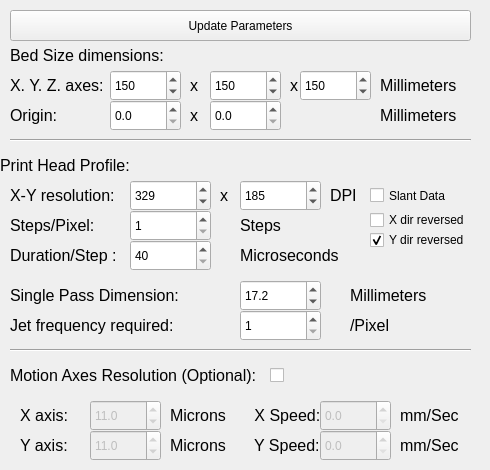
    <widget class="QWidget" name="Printer_Settings">
     <attribute name="title">
      <string>Printer Settings</string>
     </attribute>
     <widget class="QLabel" name="bedSizelabel">
      <property name="geometry">
       <rect>
        <x>10</x>
        <y>40</y>
        <width>201</width>
        <height>31</height>
       </rect>
      </property>
      <property name="font">
       <font>
        <pointsize>12</pointsize>
       </font>
      </property>
      <property name="text">
       <string>Bed Size dimensions:</string>
      </property>
      <property name="scaledContents">
       <bool>true</bool>
      </property>
      <property name="alignment">
       <set>Qt::AlignLeading|Qt::AlignLeft|Qt::AlignVCenter</set>
      </property>
      <property name="wordWrap">
       <bool>false</bool>
      </property>
     </widget>
     <widget class="QLabel" name="xybedaxisLabel">
      <property name="geometry">
       <rect>
        <x>10</x>
        <y>70</y>
        <width>101</width>
        <height>31</height>
       </rect>
      </property>
      <property name="font">
       <font>
        <pointsize>12</pointsize>
       </font>
      </property>
      <property name="text">
       <string>X. Y. Z. axes:</string>
      </property>
      <property name="scaledContents">
       <bool>true</bool>
      </property>
      <property name="alignment">
       <set>Qt::AlignLeading|Qt::AlignLeft|Qt::AlignVCenter</set>
      </property>
      <property name="wordWrap">
       <bool>false</bool>
      </property>
     </widget>
     <widget class="QSpinBox" name="bedXaxis">
      <property name="geometry">
       <rect>
        <x>110</x>
        <y>70</y>
        <width>71</width>
        <height>31</height>
       </rect>
      </property>
      <property name="maximum">
       <number>10000</number>
      </property>
      <property name="value">
       <number>150</number>
      </property>
      <property name="displayIntegerBase">
       <number>10</number>
      </property>
     </widget>
     <widget class="QLabel" name="mmLabel">
      <property name="geometry">
       <rect>
        <x>380</x>
        <y>70</y>
        <width>91</width>
        <height>31</height>
       </rect>
      </property>
      <property name="font">
       <font>
        <pointsize>12</pointsize>
       </font>
      </property>
      <property name="text">
       <string>Millimeters</string>
      </property>
      <property name="scaledContents">
       <bool>true</bool>
      </property>
      <property name="alignment">
       <set>Qt::AlignLeading|Qt::AlignLeft|Qt::AlignVCenter</set>
      </property>
      <property name="wordWrap">
       <bool>false</bool>
      </property>
     </widget>
     <widget class="QLabel" name="xlabel">
      <property name="geometry">
       <rect>
        <x>190</x>
        <y>70</y>
        <width>16</width>
        <height>31</height>
       </rect>
      </property>
      <property name="font">
       <font>
        <pointsize>12</pointsize>
       </font>
      </property>
      <property name="text">
       <string>x</string>
      </property>
      <property name="scaledContents">
       <bool>true</bool>
      </property>
      <property name="alignment">
       <set>Qt::AlignLeading|Qt::AlignLeft|Qt::AlignVCenter</set>
      </property>
      <property name="wordWrap">
       <bool>false</bool>
      </property>
     </widget>
     <widget class="Line" name="line_4">
      <property name="geometry">
       <rect>
        <x>10</x>
        <y>130</y>
        <width>461</width>
        <height>20</height>
       </rect>
      </property>
      <property name="orientation">
       <enum>Qt::Horizontal</enum>
      </property>
     </widget>
     <widget class="QLabel" name="jetFreqlabel">
      <property name="geometry">
       <rect>
        <x>10</x>
        <y>310</y>
        <width>171</width>
        <height>31</height>
       </rect>
      </property>
      <property name="font">
       <font>
        <pointsize>12</pointsize>
       </font>
      </property>
      <property name="text">
       <string>Jet frequency required:</string>
      </property>
      <property name="scaledContents">
       <bool>true</bool>
      </property>
      <property name="alignment">
       <set>Qt::AlignLeading|Qt::AlignLeft|Qt::AlignVCenter</set>
      </property>
      <property name="wordWrap">
       <bool>false</bool>
      </property>
     </widget>
     <widget class="QSpinBox" name="jet_freq">
      <property name="geometry">
       <rect>
        <x>240</x>
        <y>310</y>
        <width>81</width>
        <height>31</height>
       </rect>
      </property>
      <property name="minimum">
       <number>1</number>
      </property>
      <property name="maximum">
       <number>100</number>
      </property>
     </widget>
     <widget class="QLabel" name="perpixelLabel">
      <property name="geometry">
       <rect>
        <x>350</x>
        <y>310</y>
        <width>81</width>
        <height>31</height>
       </rect>
      </property>
      <property name="font">
       <font>
        <pointsize>12</pointsize>
       </font>
      </property>
      <property name="text">
       <string>/Pixel </string>
      </property>
      <property name="scaledContents">
       <bool>true</bool>
      </property>
      <property name="alignment">
       <set>Qt::AlignLeading|Qt::AlignLeft|Qt::AlignVCenter</set>
      </property>
      <property name="wordWrap">
       <bool>false</bool>
      </property>
     </widget>
     <widget class="Line" name="line_14">
      <property name="geometry">
       <rect>
        <x>10</x>
        <y>340</y>
        <width>461</width>
        <height>20</height>
       </rect>
      </property>
      <property name="orientation">
       <enum>Qt::Horizontal</enum>
      </property>
     </widget>
     <widget class="QLabel" name="motionAxesLabel">
      <property name="geometry">
       <rect>
        <x>10</x>
        <y>360</y>
        <width>261</width>
        <height>31</height>
       </rect>
      </property>
      <property name="font">
       <font>
        <pointsize>12</pointsize>
       </font>
      </property>
      <property name="text">
       <string>Motion Axes Resolution (Optional):</string>
      </property>
      <property name="scaledContents">
       <bool>true</bool>
      </property>
      <property name="alignment">
       <set>Qt::AlignLeading|Qt::AlignLeft|Qt::AlignVCenter</set>
      </property>
      <property name="wordWrap">
       <bool>false</bool>
      </property>
     </widget>
     <widget class="QLabel" name="printResolutionLabel">
      <property name="geometry">
       <rect>
        <x>0</x>
        <y>150</y>
        <width>131</width>
        <height>31</height>
       </rect>
      </property>
      <property name="font">
       <font>
        <pointsize>12</pointsize>
       </font>
      </property>
      <property name="text">
       <string>Print Head Profile:</string>
      </property>
      <property name="scaledContents">
       <bool>true</bool>
      </property>
      <property name="alignment">
       <set>Qt::AlignLeading|Qt::AlignLeft|Qt::AlignVCenter</set>
      </property>
      <property name="wordWrap">
       <bool>false</bool>
      </property>
     </widget>
     <widget class="QLabel" name="Xmotionlabel">
      <property name="geometry">
       <rect>
        <x>20</x>
        <y>400</y>
        <width>61</width>
        <height>31</height>
       </rect>
      </property>
      <property name="font">
       <font>
        <pointsize>12</pointsize>
       </font>
      </property>
      <property name="text">
       <string>X axis:</string>
      </property>
      <property name="scaledContents">
       <bool>true</bool>
      </property>
      <property name="alignment">
       <set>Qt::AlignLeading|Qt::AlignLeft|Qt::AlignVCenter</set>
      </property>
      <property name="wordWrap">
       <bool>false</bool>
      </property>
     </widget>
     <widget class="QLabel" name="YmotionLabel">
      <property name="geometry">
       <rect>
        <x>20</x>
        <y>430</y>
        <width>61</width>
        <height>31</height>
       </rect>
      </property>
      <property name="font">
       <font>
        <pointsize>12</pointsize>
       </font>
      </property>
      <property name="text">
       <string>Y axis:</string>
      </property>
      <property name="scaledContents">
       <bool>true</bool>
      </property>
      <property name="alignment">
       <set>Qt::AlignLeading|Qt::AlignLeft|Qt::AlignVCenter</set>
      </property>
      <property name="wordWrap">
       <bool>false</bool>
      </property>
     </widget>
     <widget class="QLabel" name="Xmicronslabel">
      <property name="geometry">
       <rect>
        <x>170</x>
        <y>400</y>
        <width>61</width>
        <height>31</height>
       </rect>
      </property>
      <property name="font">
       <font>
        <pointsize>12</pointsize>
       </font>
      </property>
      <property name="text">
       <string>Microns</string>
      </property>
      <property name="scaledContents">
       <bool>true</bool>
      </property>
      <property name="alignment">
       <set>Qt::AlignLeading|Qt::AlignLeft|Qt::AlignVCenter</set>
      </property>
      <property name="wordWrap">
       <bool>false</bool>
      </property>
     </widget>
     <widget class="QLabel" name="Ymicronslabel">
      <property name="geometry">
       <rect>
        <x>170</x>
        <y>430</y>
        <width>61</width>
        <height>31</height>
       </rect>
      </property>
      <property name="font">
       <font>
        <pointsize>12</pointsize>
       </font>
      </property>
      <property name="text">
       <string>Microns</string>
      </property>
      <property name="scaledContents">
       <bool>true</bool>
      </property>
      <property name="alignment">
       <set>Qt::AlignLeading|Qt::AlignLeft|Qt::AlignVCenter</set>
      </property>
      <property name="wordWrap">
       <bool>false</bool>
      </property>
     </widget>
     <widget class="QDoubleSpinBox" name="xmotionresln">
      <property name="enabled">
       <bool>false</bool>
      </property>
      <property name="geometry">
       <rect>
        <x>90</x>
        <y>400</y>
        <width>71</width>
        <height>31</height>
       </rect>
      </property>
      <property name="decimals">
       <number>1</number>
      </property>
      <property name="maximum">
       <double>1000.000000000000000</double>
      </property>
      <property name="singleStep">
       <double>0.100000000000000</double>
      </property>
      <property name="value">
       <double>11.000000000000000</double>
      </property>
     </widget>
     <widget class="QDoubleSpinBox" name="ymotionresln">
      <property name="enabled">
       <bool>false</bool>
      </property>
      <property name="geometry">
       <rect>
        <x>90</x>
        <y>430</y>
        <width>71</width>
        <height>31</height>
       </rect>
      </property>
      <property name="decimals">
       <number>1</number>
      </property>
      <property name="maximum">
       <double>1000.000000000000000</double>
      </property>
      <property name="singleStep">
       <double>0.100000000000000</double>
      </property>
      <property name="value">
       <double>11.000000000000000</double>
      </property>
     </widget>
     <widget class="QSpinBox" name="bedYaxis">
      <property name="geometry">
       <rect>
        <x>210</x>
        <y>70</y>
        <width>71</width>
        <height>31</height>
       </rect>
      </property>
      <property name="maximum">
       <number>10000</number>
      </property>
      <property name="value">
       <number>150</number>
      </property>
      <property name="displayIntegerBase">
       <number>10</number>
      </property>
     </widget>
     <widget class="QCheckBox" name="checkBoxmotion">
      <property name="geometry">
       <rect>
        <x>270</x>
        <y>360</y>
        <width>81</width>
        <height>31</height>
       </rect>
      </property>
      <property name="text">
       <string/>
      </property>
     </widget>
     <widget class="QLabel" name="xybedaxisLabel_2">
      <property name="geometry">
       <rect>
        <x>10</x>
        <y>100</y>
        <width>111</width>
        <height>31</height>
       </rect>
      </property>
      <property name="font">
       <font>
        <pointsize>12</pointsize>
       </font>
      </property>
      <property name="text">
       <string>Origin:</string>
      </property>
      <property name="scaledContents">
       <bool>true</bool>
      </property>
      <property name="alignment">
       <set>Qt::AlignLeading|Qt::AlignLeft|Qt::AlignVCenter</set>
      </property>
      <property name="wordWrap">
       <bool>false</bool>
      </property>
     </widget>
     <widget class="QLabel" name="xlabel_2">
      <property name="geometry">
       <rect>
        <x>190</x>
        <y>100</y>
        <width>16</width>
        <height>31</height>
       </rect>
      </property>
      <property name="font">
       <font>
        <pointsize>12</pointsize>
       </font>
      </property>
      <property name="text">
       <string>x</string>
      </property>
      <property name="scaledContents">
       <bool>true</bool>
      </property>
      <property name="alignment">
       <set>Qt::AlignLeading|Qt::AlignLeft|Qt::AlignVCenter</set>
      </property>
      <property name="wordWrap">
       <bool>false</bool>
      </property>
     </widget>
     <widget class="QLabel" name="mmLabel_2">
      <property name="geometry">
       <rect>
        <x>380</x>
        <y>100</y>
        <width>101</width>
        <height>31</height>
       </rect>
      </property>
      <property name="font">
       <font>
        <pointsize>12</pointsize>
       </font>
      </property>
      <property name="text">
       <string>Millimeters</string>
      </property>
      <property name="scaledContents">
       <bool>true</bool>
      </property>
      <property name="alignment">
       <set>Qt::AlignLeading|Qt::AlignLeft|Qt::AlignVCenter</set>
      </property>
      <property name="wordWrap">
       <bool>false</bool>
      </property>
     </widget>
     <widget class="QPushButton" name="updateParameters">
      <property name="geometry">
       <rect>
        <x>10</x>
        <y>10</y>
        <width>461</width>
        <height>31</height>
       </rect>
      </property>
      <property name="text">
       <string>Update Parameters</string>
      </property>
     </widget>
     <widget class="QSpinBox" name="bedZaxis">
      <property name="geometry">
       <rect>
        <x>300</x>
        <y>70</y>
        <width>71</width>
        <height>31</height>
       </rect>
      </property>
      <property name="maximum">
       <number>10000</number>
      </property>
      <property name="value">
       <number>150</number>
      </property>
      <property name="displayIntegerBase">
       <number>10</number>
      </property>
     </widget>
     <widget class="QLabel" name="xlabel_3">
      <property name="geometry">
       <rect>
        <x>290</x>
        <y>70</y>
        <width>16</width>
        <height>31</height>
       </rect>
      </property>
      <property name="font">
       <font>
        <pointsize>12</pointsize>
       </font>
      </property>
      <property name="text">
       <string>x</string>
      </property>
      <property name="scaledContents">
       <bool>true</bool>
      </property>
      <property name="alignment">
       <set>Qt::AlignLeading|Qt::AlignLeft|Qt::AlignVCenter</set>
      </property>
      <property name="wordWrap">
       <bool>false</bool>
      </property>
     </widget>
     <widget class="QLabel" name="XYresolnLabel">
      <property name="geometry">
       <rect>
        <x>10</x>
        <y>180</y>
        <width>111</width>
        <height>31</height>
       </rect>
      </property>
      <property name="font">
       <font>
        <pointsize>12</pointsize>
       </font>
      </property>
      <property name="text">
       <string>X-Y resolution:</string>
      </property>
      <property name="scaledContents">
       <bool>true</bool>
      </property>
      <property name="alignment">
       <set>Qt::AlignLeading|Qt::AlignLeft|Qt::AlignVCenter</set>
      </property>
      <property name="wordWrap">
       <bool>false</bool>
      </property>
     </widget>
     <widget class="QSpinBox" name="Xdpi">
      <property name="geometry">
       <rect>
        <x>130</x>
        <y>180</y>
        <width>81</width>
        <height>31</height>
       </rect>
      </property>
      <property name="maximum">
       <number>2000</number>
      </property>
      <property name="value">
       <number>329</number>
      </property>
     </widget>
     <widget class="QLabel" name="DpiLabel">
      <property name="geometry">
       <rect>
        <x>330</x>
        <y>180</y>
        <width>41</width>
        <height>31</height>
       </rect>
      </property>
      <property name="font">
       <font>
        <pointsize>12</pointsize>
       </font>
      </property>
      <property name="text">
       <string>DPI</string>
      </property>
      <property name="scaledContents">
       <bool>true</bool>
      </property>
      <property name="alignment">
       <set>Qt::AlignLeading|Qt::AlignLeft|Qt::AlignVCenter</set>
      </property>
      <property name="wordWrap">
       <bool>false</bool>
      </property>
     </widget>
     <widget class="QLabel" name="xlabel2">
      <property name="geometry">
       <rect>
        <x>220</x>
        <y>180</y>
        <width>16</width>
        <height>31</height>
       </rect>
      </property>
      <property name="font">
       <font>
        <pointsize>12</pointsize>
       </font>
      </property>
      <property name="text">
       <string>x</string>
      </property>
      <property name="scaledContents">
       <bool>true</bool>
      </property>
      <property name="alignment">
       <set>Qt::AlignLeading|Qt::AlignLeft|Qt::AlignVCenter</set>
      </property>
      <property name="wordWrap">
       <bool>false</bool>
      </property>
     </widget>
     <widget class="QSpinBox" name="Ydpi">
      <property name="geometry">
       <rect>
        <x>240</x>
        <y>180</y>
        <width>81</width>
        <height>31</height>
       </rect>
      </property>
      <property name="maximum">
       <number>2000</number>
      </property>
      <property name="value">
       <number>185</number>
      </property>
     </widget>
     <widget class="QLabel" name="stepPixelLabel">
      <property name="geometry">
       <rect>
        <x>10</x>
        <y>210</y>
        <width>101</width>
        <height>31</height>
       </rect>
      </property>
      <property name="font">
       <font>
        <pointsize>12</pointsize>
       </font>
      </property>
      <property name="text">
       <string>Steps/Pixel:</string>
      </property>
      <property name="scaledContents">
       <bool>true</bool>
      </property>
      <property name="alignment">
       <set>Qt::AlignLeading|Qt::AlignLeft|Qt::AlignVCenter</set>
      </property>
      <property name="wordWrap">
       <bool>false</bool>
      </property>
     </widget>
     <widget class="QSpinBox" name="Pstep_pixel">
      <property name="geometry">
       <rect>
        <x>130</x>
        <y>210</y>
        <width>81</width>
        <height>31</height>
       </rect>
      </property>
      <property name="minimum">
       <number>1</number>
      </property>
      <property name="maximum">
       <number>2000</number>
      </property>
      <property name="value">
       <number>1</number>
      </property>
     </widget>
     <widget class="QLabel" name="singlepassdimenlabel">
      <property name="geometry">
       <rect>
        <x>10</x>
        <y>280</y>
        <width>181</width>
        <height>31</height>
       </rect>
      </property>
      <property name="font">
       <font>
        <pointsize>12</pointsize>
       </font>
      </property>
      <property name="text">
       <string>Single Pass Dimension:</string>
      </property>
      <property name="scaledContents">
       <bool>true</bool>
      </property>
      <property name="alignment">
       <set>Qt::AlignLeading|Qt::AlignLeft|Qt::AlignVCenter</set>
      </property>
      <property name="wordWrap">
       <bool>false</bool>
      </property>
     </widget>
     <widget class="QLabel" name="microSecLabel_2">
      <property name="geometry">
       <rect>
        <x>350</x>
        <y>280</y>
        <width>101</width>
        <height>31</height>
       </rect>
      </property>
      <property name="font">
       <font>
        <pointsize>12</pointsize>
       </font>
      </property>
      <property name="text">
       <string>Millimeters</string>
      </property>
      <property name="scaledContents">
       <bool>true</bool>
      </property>
      <property name="alignment">
       <set>Qt::AlignLeading|Qt::AlignLeft|Qt::AlignVCenter</set>
      </property>
      <property name="wordWrap">
       <bool>false</bool>
      </property>
     </widget>
     <widget class="QLabel" name="Psteplabel">
      <property name="geometry">
       <rect>
        <x>240</x>
        <y>210</y>
        <width>71</width>
        <height>31</height>
       </rect>
      </property>
      <property name="font">
       <font>
        <pointsize>12</pointsize>
       </font>
      </property>
      <property name="text">
       <string>Steps</string>
      </property>
      <property name="scaledContents">
       <bool>true</bool>
      </property>
      <property name="alignment">
       <set>Qt::AlignLeading|Qt::AlignLeft|Qt::AlignVCenter</set>
      </property>
      <property name="wordWrap">
       <bool>false</bool>
      </property>
     </widget>
     <widget class="QLabel" name="perpixelLabel_2">
      <property name="geometry">
       <rect>
        <x>10</x>
        <y>240</y>
        <width>121</width>
        <height>31</height>
       </rect>
      </property>
      <property name="font">
       <font>
        <pointsize>12</pointsize>
       </font>
      </property>
      <property name="text">
       <string>Duration/Step :</string>
      </property>
      <property name="scaledContents">
       <bool>true</bool>
      </property>
      <property name="alignment">
       <set>Qt::AlignLeading|Qt::AlignLeft|Qt::AlignVCenter</set>
      </property>
      <property name="wordWrap">
       <bool>false</bool>
      </property>
     </widget>
     <widget class="QSpinBox" name="Pduration_step">
      <property name="geometry">
       <rect>
        <x>130</x>
        <y>240</y>
        <width>81</width>
        <height>31</height>
       </rect>
      </property>
      <property name="minimum">
       <number>40</number>
      </property>
      <property name="maximum">
       <number>2000</number>
      </property>
      <property name="value">
       <number>40</number>
      </property>
     </widget>
     <widget class="QLabel" name="microSecLabel">
      <property name="geometry">
       <rect>
        <x>240</x>
        <y>240</y>
        <width>121</width>
        <height>31</height>
       </rect>
      </property>
      <property name="font">
       <font>
        <pointsize>12</pointsize>
       </font>
      </property>
      <property name="text">
       <string>Microseconds</string>
      </property>
      <property name="scaledContents">
       <bool>true</bool>
      </property>
      <property name="alignment">
       <set>Qt::AlignLeading|Qt::AlignLeft|Qt::AlignVCenter</set>
      </property>
      <property name="wordWrap">
       <bool>false</bool>
      </property>
     </widget>
     <widget class="QLabel" name="Xmotionlabel_2">
      <property name="geometry">
       <rect>
        <x>250</x>
        <y>400</y>
        <width>71</width>
        <height>31</height>
       </rect>
      </property>
      <property name="font">
       <font>
        <pointsize>12</pointsize>
       </font>
      </property>
      <property name="text">
       <string> X Speed:</string>
      </property>
      <property name="scaledContents">
       <bool>true</bool>
      </property>
      <property name="alignment">
       <set>Qt::AlignLeading|Qt::AlignLeft|Qt::AlignVCenter</set>
      </property>
      <property name="wordWrap">
       <bool>false</bool>
      </property>
     </widget>
     <widget class="QLabel" name="Xmotionlabel_3">
      <property name="geometry">
       <rect>
        <x>250</x>
        <y>430</y>
        <width>71</width>
        <height>31</height>
       </rect>
      </property>
      <property name="font">
       <font>
        <pointsize>12</pointsize>
       </font>
      </property>
      <property name="text">
       <string> Y Speed:</string>
      </property>
      <property name="scaledContents">
       <bool>true</bool>
      </property>
      <property name="alignment">
       <set>Qt::AlignLeading|Qt::AlignLeft|Qt::AlignVCenter</set>
      </property>
      <property name="wordWrap">
       <bool>false</bool>
      </property>
     </widget>
     <widget class="QDoubleSpinBox" name="xmotionspd">
      <property name="enabled">
       <bool>false</bool>
      </property>
      <property name="geometry">
       <rect>
        <x>320</x>
        <y>400</y>
        <width>71</width>
        <height>31</height>
       </rect>
      </property>
      <property name="decimals">
       <number>1</number>
      </property>
      <property name="maximum">
       <double>1000.000000000000000</double>
      </property>
      <property name="singleStep">
       <double>0.500000000000000</double>
      </property>
      <property name="value">
       <double>0.000000000000000</double>
      </property>
     </widget>
     <widget class="QDoubleSpinBox" name="ymotionspd">
      <property name="enabled">
       <bool>false</bool>
      </property>
      <property name="geometry">
       <rect>
        <x>320</x>
        <y>430</y>
        <width>71</width>
        <height>31</height>
       </rect>
      </property>
      <property name="decimals">
       <number>1</number>
      </property>
      <property name="maximum">
       <double>1000.000000000000000</double>
      </property>
      <property name="singleStep">
       <double>0.500000000000000</double>
      </property>
      <property name="value">
       <double>0.000000000000000</double>
      </property>
     </widget>
     <widget class="QLabel" name="Xmicronslabel_5">
      <property name="geometry">
       <rect>
        <x>400</x>
        <y>400</y>
        <width>81</width>
        <height>31</height>
       </rect>
      </property>
      <property name="font">
       <font>
        <pointsize>12</pointsize>
       </font>
      </property>
      <property name="text">
       <string>mm/Sec</string>
      </property>
      <property name="scaledContents">
       <bool>true</bool>
      </property>
      <property name="alignment">
       <set>Qt::AlignLeading|Qt::AlignLeft|Qt::AlignVCenter</set>
      </property>
      <property name="wordWrap">
       <bool>false</bool>
      </property>
     </widget>
     <widget class="QLabel" name="Xmicronslabel_6">
      <property name="geometry">
       <rect>
        <x>400</x>
        <y>430</y>
        <width>81</width>
        <height>31</height>
       </rect>
      </property>
      <property name="font">
       <font>
        <pointsize>12</pointsize>
       </font>
      </property>
      <property name="text">
       <string>mm/Sec</string>
      </property>
      <property name="scaledContents">
       <bool>true</bool>
      </property>
      <property name="alignment">
       <set>Qt::AlignLeading|Qt::AlignLeft|Qt::AlignVCenter</set>
      </property>
      <property name="wordWrap">
       <bool>false</bool>
      </property>
     </widget>
     <widget class="QDoubleSpinBox" name="singlepassDimension">
      <property name="enabled">
       <bool>true</bool>
      </property>
      <property name="geometry">
       <rect>
        <x>240</x>
        <y>280</y>
        <width>81</width>
        <height>31</height>
       </rect>
      </property>
      <property name="decimals">
       <number>1</number>
      </property>
      <property name="maximum">
       <double>500.000000000000000</double>
      </property>
      <property name="singleStep">
       <double>0.100000000000000</double>
      </property>
      <property name="value">
       <double>17.199999999999999</double>
      </property>
     </widget>
     <widget class="QCheckBox" name="slantData">
      <property name="geometry">
       <rect>
        <x>370</x>
        <y>180</y>
        <width>111</width>
        <height>31</height>
       </rect>
      </property>
      <property name="text">
       <string>Slant Data</string>
      </property>
     </widget>
     <widget class="QCheckBox" name="Xreversed">
      <property name="geometry">
       <rect>
        <x>370</x>
        <y>210</y>
        <width>111</width>
        <height>20</height>
       </rect>
      </property>
      <property name="text">
       <string>X dir reversed</string>
      </property>
     </widget>
     <widget class="QCheckBox" name="Yreversed">
      <property name="geometry">
       <rect>
        <x>370</x>
        <y>230</y>
        <width>111</width>
        <height>20</height>
       </rect>
      </property>
      <property name="text">
       <string>Y dir reversed</string>
      </property>
      <property name="checked">
       <bool>true</bool>
      </property>
     </widget>
     <widget class="QDoubleSpinBox" name="bedXorigin">
      <property name="enabled">
       <bool>true</bool>
      </property>
      <property name="geometry">
       <rect>
        <x>110</x>
        <y>100</y>
        <width>71</width>
        <height>31</height>
       </rect>
      </property>
      <property name="decimals">
       <number>1</number>
      </property>
      <property name="maximum">
       <double>1000.000000000000000</double>
      </property>
      <property name="singleStep">
       <double>0.100000000000000</double>
      </property>
      <property name="value">
       <double>0.000000000000000</double>
      </property>
     </widget>
     <widget class="QDoubleSpinBox" name="bedYorigin">
      <property name="enabled">
       <bool>true</bool>
      </property>
      <property name="geometry">
       <rect>
        <x>210</x>
        <y>100</y>
        <width>71</width>
        <height>31</height>
       </rect>
      </property>
      <property name="decimals">
       <number>1</number>
      </property>
      <property name="maximum">
       <double>1000.000000000000000</double>
      </property>
      <property name="singleStep">
       <double>0.100000000000000</double>
      </property>
      <property name="value">
       <double>0.000000000000000</double>
      </property>
     </widget>
    </widget>
